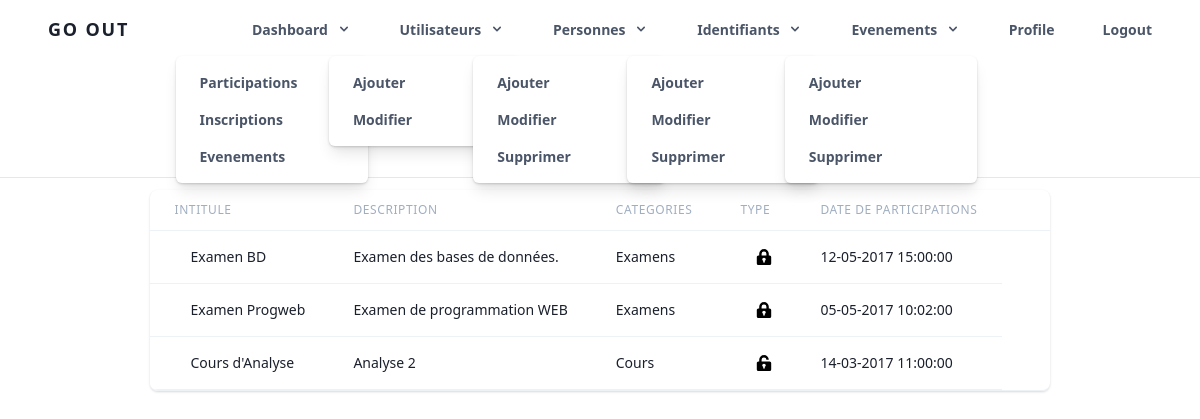
Page /partpers.php?pid=1 (signed in) on the committed database.
### tables this page shows
CREATE TABLE `evenements` (
  `eid` int(11) NOT NULL,
  `intitule` varchar(100) NOT NULL,
  `description` text NOT NULL,
  `dateDebut` datetime NOT NULL,
  `dateFin` datetime NOT NULL,
  `type` enum('ouvert','ferme') NOT NULL,
  `cid` int(11) NOT NULL
);

CREATE TABLE `categories` (
  `cid` int(11) NOT NULL,
  `nom` varchar(30) NOT NULL
);

CREATE TABLE `participations` (
  `ptid` int(11) NOT NULL,
  `eid` int(11) NOT NULL,
  `pid` int(11) NOT NULL,
  `date` datetime NOT NULL,
  `uid` int(11) NOT NULL
);

### partpers.php (the view, shortened to what this page needs)
<?php
    $pid = $_GET["pid"];
    include("navadmin.php");
    $SQL= "SELECT  * FROM evenements INNER JOIN categories ON evenements.cid = categories.cid INNER JOIN participations ON participations.eid=evenements.eid WHERE participations.pid=? ORDER BY participations.date DESC";
    $st = $db->prepare($SQL);
    if(!$st->execute([$pid])){
        header('Location: tbpers.php');
    }
    if ($st->rowCount()!=0) {
?>
<div class="flex py-3 mx-auto">
    <div class="align-middle inline-block min-w-auto mx-auto shadow overflow-hidden sm:rounded-lg border-b border-gray-200">
      <table class="min-w-auto mx-auto">
        <thead>
          <tr>
            <th class="px-6 py-3 border-b border-gray-200 bg-gray-50 text-left text-xs leading-4 font-medium text-gray-500 uppercase tracking-wider">
              Intitule
            </th>
            <th class="px-6 py-3 border-b border-gray-200 bg-gray-50 text-left text-xs leading-4 font-medium text-gray-500 uppercase tracking-wider">
              Description
            </th>
            <th class="px-6 py-3 border-b border-gray-200 bg-gray-50 text-left text-xs leading-4 font-medium text-gray-500 uppercase tracking-wider">
              Categories
            </th>
            <th class="px-6 py-3 border-b border-gray-200 bg-gray-50 text-left text-xs leading-4 font-medium text-gray-500 uppercase tracking-wider">
              Type
            </th>
            <th class="px-6 py-3 border-b border-gray-200 bg-gray-50 text-left text-xs leading-4 font-medium text-gray-500 uppercase tracking-wider">
              Date de participations
            </th>
            <th class="px-6 py-3 border-b border-gray-200 bg-gray-50"></th>
          </tr>
        </thead>
        <tbody class="bg-white">
<?php
     while ($donnees=$st->fetch()) {
        $debut = $donnees['date'];
?>
        <tr>
            <td class="px-6 py-4 whitespace-normal border-b border-gray-200">
                <div class="ml-4">
                  <div class="text-sm leading-5 font-medium text-gray-900"><?php echo $donnees['intitule']; ?></div>
              </div>
            </td>
            <td class="px-6 py-4 whitespace-normal border-b border-gray-200">
              <div class="text-sm leading-5 text-gray-900"><?php echo $donnees['description']; ?></div>
            </td>
            <td class="px-6 py-4 whitespace-normal border-b border-gray-200">
                <div class="text-sm leading-5 text-gray-900"><?php echo $donnees['nom']; ?></div>
            </td>
            <td class="px-6 py-4 whitespace-normal border-b border-gray-200">
                <div class="ml-4">
                  <div class="text-sm leading-5 font-medium text-gray-900">
                        <?php if($donnees['type']=='ferme'):?>
                            <svg width="16" height="16" xmlns="http://www.w3.org/2000/svg" viewBox="0 0 20 20">
                                <path d="M4 8V6a6 6 0 1 1 12 0v2h1a2 2 0 0 1 2 2v8a2 2 0 0 1-2 2H3a2 2 0 0 1-2-2v-8c0-1.1.9-2 2-2h1zm5 6.73V17h2v-2.27a2 2 0 1 0-2 0zM7 6v2h6V6a3 3 0 0 0-6 0z"/>
                            </svg>
                        <?php else:?>
                            <svg  width="16" height="16" xmlns="http://www.w3.org/2000/svg" viewBox="0 0 20 20">
                                <path d="M4 8V6a6 6 0 1 1 12 0h-3v2h4a2 2 0 0 1 2 2v8a2 2 0 0 1-2 2H3a2 2 0 0 1-2-2v-8c0-1.1.9-2 2-2h1zm5 6.73V17h2v-2.27a2 2 0 1 0-2 0zM7 6v2h6V6a3 3 0 0 0-6 0z"/>
                            </svg>
                        <?php endif; ?>
                  </div>
              </div>
            </td>
            <td class="px-6 py-4 whitespace-normal border-b border-gray-200">
                <div class="text-sm leading-5 text-gray-900">
                    <?php echo date('d-m-Y H:i:s', strtotime($debut)); ?>
                </div>
            </td>
        </tr>
    <?php
            }
        }
    ?>
    </tbody>
      </table>
    </div>
  </div>

### rows in the picture
evenements: intitule "Examen BD", description "Examen des bases de données.", cid.nom "Examens", type "ferme" (drawn), participations.date "12-05-2017 15:00:00"
evenements: intitule "Examen Progweb", description "Examen de programmation WEB", cid.nom "Examens", type "ferme" (drawn), participations.date "05-05-2017 10:02:00"
evenements: intitule "Cours d'Analyse", description "Analyse 2", cid.nom "Cours", type "ouvert" (drawn), participations.date "14-03-2017 11:00:00"
